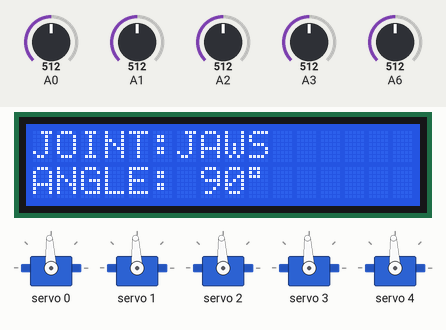
This sketch was run on a simulated Arduino Nano, built with avr-gcc and run on an emulated ATmega328P. Shown: 16×2 character LCD, 5 × servo. The test bench sets the inputs (shaded band); at power-on: A0 = 512, A1 = 512, A2 = 512, A3 = 512, A6 = 512. What the sketch prints to the serial monitor is not drawn.

Above: at 3.7 s.
3.8 s: A0 set to 541
At 4.2 s:
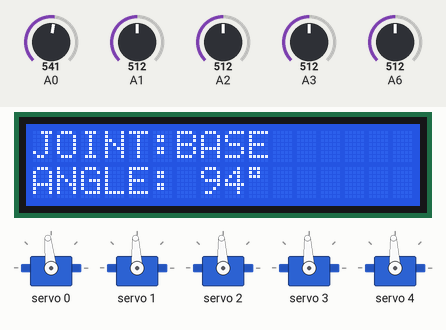
5.3 s: A1 set to 537
At 6.5 s:
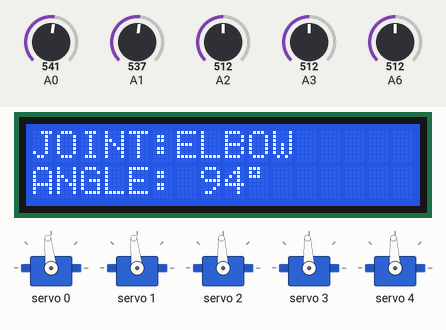
6.8 s: A2 set to 534
At 7.8 s:
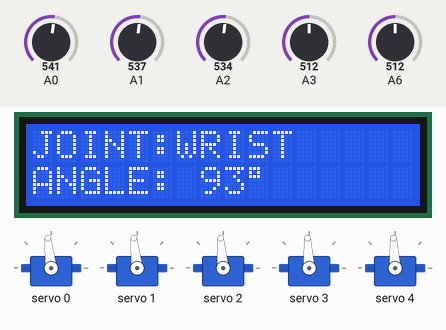
8.3 s: A3 set to 660
At 8.9 s:
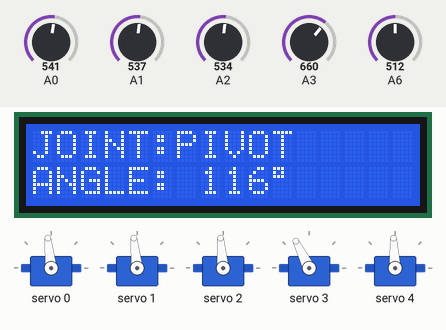
9.8 s: A6 set to 660
At 10.1 s:
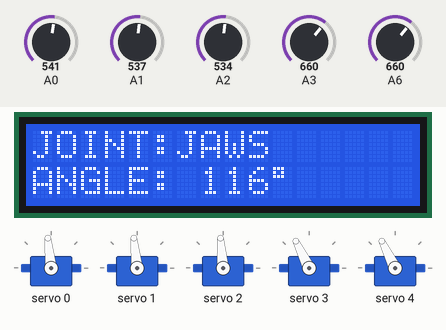
11.3 s: A3 set to 716
At 12.5 s:
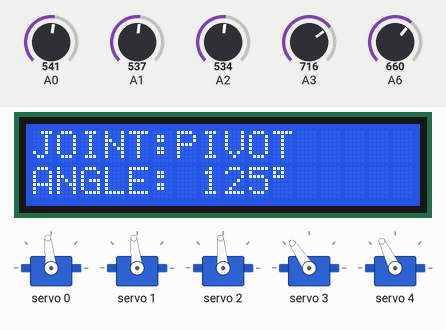
Timing chart, 0 to 13.8 s (numbered marks = the images above; inputs shaded):
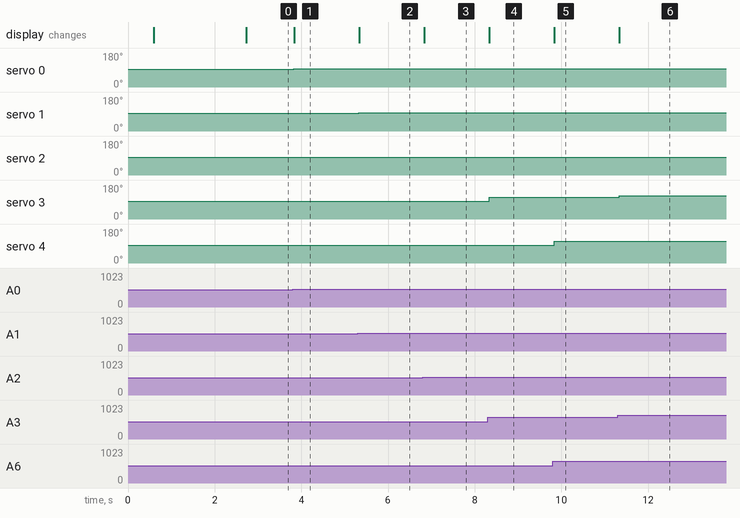

The sketch:

Atlas_Final_Control.ino
```cpp
#include <Wire.h>
#include <Adafruit_PWMServoDriver.h>
#include <hd44780.h>
#include <hd44780ioClass/hd44780_I2Cexp.h>

// ----------------------
// PCA9685 settings
// ----------------------

#define MIN_PULSE_WIDTH 650
#define MAX_PULSE_WIDTH 2350
#define FREQUENCY 50

Adafruit_PWMServoDriver pwm = Adafruit_PWMServoDriver();

// ----------------------
// LCD
// ----------------------

hd44780_I2Cexp lcd;

// ----------------------
// Potentiometer inputs
// ----------------------

const int controlBase  = A0;
const int controlElbow = A1;
const int controlWrist = A2;
const int controlPivot = A3;
const int controlJaws  = A6;

// ----------------------
// PCA9685 servo channels
// ----------------------

const int motorBase  = 0;
const int motorElbow = 1;
const int motorWrist = 2;
const int motorPivot = 3;
const int motorJaws  = 4;

// ----------------------
// Last servo positions
// ----------------------

int lastBase  = -100;
int lastElbow = -100;
int lastWrist = -100;
int lastPivot = -100;
int lastJaws  = -100;

// Ignore changes smaller than this
const int DEADBAND = 2;

// ----------------------
// Setup
// ----------------------

void setup()
{
  Serial.begin(9600);

  // Start PCA9685
  pwm.begin();
  pwm.setPWMFreq(FREQUENCY);

  delay(500);

  // Start LCD
  int status = lcd.begin(16, 2);

  if (status)
  {
    Serial.println("LCD initialization failed");
    while (1);
  }

  lcd.clear();

  lcd.setCursor(0, 0);
  lcd.print("PROJECT ATLAS");

  lcd.setCursor(0, 1);
  lcd.print("SYSTEM READY");

  delay(2000);

  lcd.clear();
}

// ----------------------
// Servo control function
// ----------------------

void moveMotorDeg(int moveDegree, int motorOut)
{
  int pulseWide;

  pulseWide = map(
    moveDegree,
    0,
    180,
    MIN_PULSE_WIDTH,
    MAX_PULSE_WIDTH
  );

  int pulseWidth = int(
    float(pulseWide) / 1000000.0 * FREQUENCY * 4096
  );

  pwm.setPWM(motorOut, 0, pulseWidth);
}

// ----------------------
// Read + smooth potentiometer
// ----------------------

int getDegree(int controlIn)
{
  long total = 0;

  // Average 8 readings
  for (int i = 0; i < 8; i++)
  {
    total += analogRead(controlIn);
    delayMicroseconds(200);
  }

  int potValue = total / 8;

  int servoDegree = map(
    potValue,
    0,
    1023,
    0,
    180
  );

  return servoDegree;
}

// ----------------------
// LCD update
// ----------------------

void displayJoint(const char* jointName, int angle)
{
  lcd.clear();

  lcd.setCursor(0, 0);
  lcd.print("JOINT:");
  lcd.print(jointName);

  lcd.setCursor(0, 1);
  lcd.print("ANGLE: ");
  lcd.print(angle);
  lcd.print((char)223);  // degree symbol
}

// ----------------------
// Update one servo
// ----------------------

void updateServo(
  int potPin,
  int servoChannel,
  int &lastAngle,
  const char* jointName
)
{
  int newAngle = getDegree(potPin);

  // Only move if change is significant
  if (abs(newAngle - lastAngle) >= DEADBAND)
  {
    moveMotorDeg(newAngle, servoChannel);

    lastAngle = newAngle;

    displayJoint(jointName, newAngle);

    Serial.print(jointName);
    Serial.print(": ");
    Serial.println(newAngle);
  }
}

// ----------------------
// Main loop
// ----------------------

void loop()
{
  updateServo(
    controlBase,
    motorBase,
    lastBase,
    "BASE"
  );

  updateServo(
    controlElbow,
    motorElbow,
    lastElbow,
    "ELBOW"
  );

  updateServo(
    controlWrist,
    motorWrist,
    lastWrist,
    "WRIST"
  );

  updateServo(
    controlPivot,
    motorPivot,
    lastPivot,
    "PIVOT"
  );

  updateServo(
    controlJaws,
    motorJaws,
    lastJaws,
    "JAWS"
  );

  delay(20);
}
```

Measured:
- the behaviour switches between 522 and 523 on A0 (found by bisection; images 0 and 1)
- the behaviour switches between 522 and 523 on A1 (found by bisection; images 1 and 2)
- the behaviour switches between 522 and 523 on A2 (found by bisection; images 2 and 3)
- after the input at 3.8 s, servo 0: 93° → 96° at once; the display: changes at once (image 1)
- after the input at 5.3 s, servo 1: 93° → 96° at once; the display: changes at once (image 2)
- after the input at 6.8 s, servo 2: 93° → 95° at once; the display: changes at once (image 3)
- after the input at 8.3 s, servo 3: 93° → 116° at once; the display: changes at once (image 4)
- after the input at 9.8 s, servo 4: 93° → 116° at once; the display: changes at once (image 5)
- after the input at 11.3 s, servo 3: 116° → 124° at once; the display: changes at once (image 6)
